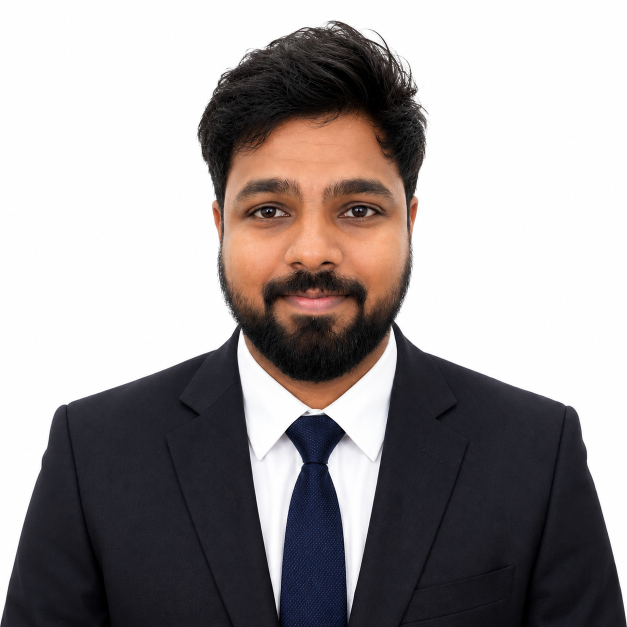
#> input picture portrait-source.png, 1254 x 1254 px (shown at 1/2 size)
$ python build_assets.py
#> lines starting #> are read from the running program, lines starting #| are printed output that depends on the picture; after the words box and inside, x2 and y2 are one past the last pixel; in counts of white or black regions, pixels touching at a corner belong together
#!/usr/bin/env python3
"""Generate web-ready imagery without exposing private portfolio data."""
from pathlib import Path
from PIL import Image, ImageDraw, ImageFont, ImageOps

ROOT = Path(__file__).resolve().parents[1]
SOURCE = ROOT / 'portrait-source.png'
WEBP = ROOT / 'portrait.webp'
SOCIAL = ROOT / 'social-preview.png'


def font(name: str, size: int) -> ImageFont.FreeTypeFont:
    directory = Path('/usr/share/fonts/truetype/dejavu')
    options = {
        'sans': 'DejaVuSans.ttf',
        'bold': 'DejaVuSans-Bold.ttf',
        'serif': 'DejaVuSerif.ttf',
    }
    return ImageFont.truetype(str(directory / options[name]), size)


def build() -> None:
    if not SOURCE.is_file():
        raise SystemExit('Missing portrait-source.png; cannot build portfolio image assets.')

    with Image.open(SOURCE) as loaded:
#> loaded is the input picture: PIL image 1254x1254 RGB; mean R, G, B 158.7, 153.3, 153.5
        portrait = loaded.convert('RGB')

    portrait.thumbnail((900, 900), Image.Resampling.LANCZOS)
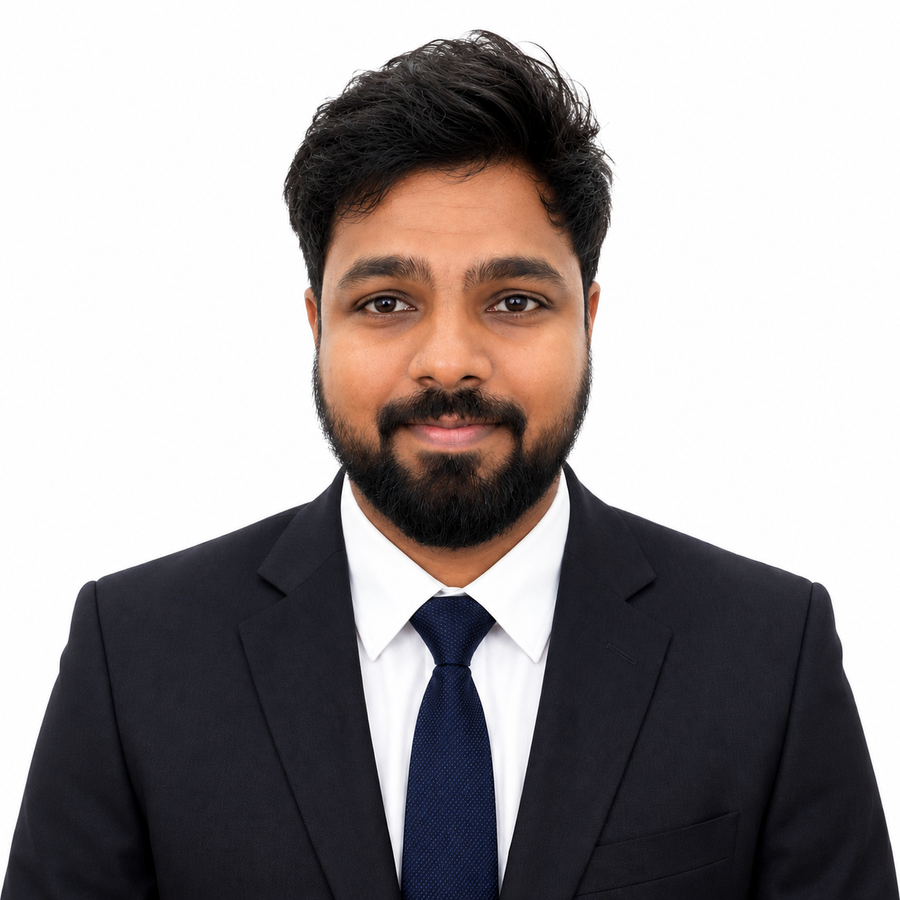
#> portrait: PIL image 900x900 RGB; mean R, G, B 158.7, 153.3, 153.5
    portrait.save(WEBP, 'WEBP', quality=83, method=6)

    card = Image.new('RGB', (1200, 630), '#173c35')
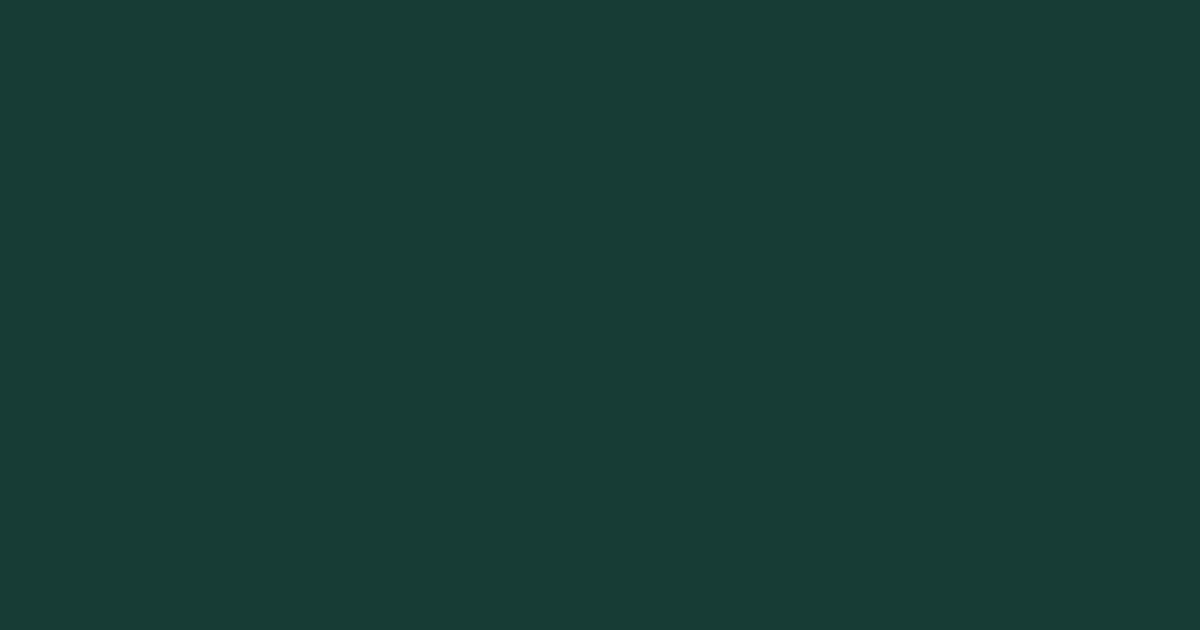
#> card: PIL image 1200x630 RGB; mean R, G, B 23, 60, 53
    draw = ImageDraw.Draw(card)
    draw.rounded_rectangle((16, 16, 1184, 614), radius=28, outline='#55756b', width=2)
    draw.rectangle((0, 0, 16, 630), fill='#d8f297')
    draw.rounded_rectangle((75, 77, 234, 113), radius=16, fill='#d8f297')
    draw.text((93, 84), 'PORTFOLIO', font=font('bold', 15), fill='#173c35')
    draw.text((76, 145), 'CHENTHAMIL', font=font('bold', 51), fill='#fffefa')
    draw.text((76, 211), 'SELVAN', font=font('bold', 65), fill='#fffefa')
    draw.line((78, 303, 665, 303), fill='#7f9c8f', width=2)
    draw.text((76, 334), 'BUSINESS ANALYSIS  /  CX TRANSFORMATION',
              font=font('bold', 18), fill='#d8f297')
    draw.text((76, 370), 'AI & AUTOMATION  /  PROJECT DELIVERY',
              font=font('bold', 18), fill='#d8f297')
    draw.text((76, 446), 'Turning customer friction into',
              font=font('serif', 24), fill='#f8f7f2')
    draw.text((76, 480), 'simpler, smarter operations.',
              font=font('serif', 24), fill='#f8f7f2')
    draw.text((76, 570), 'webbee1991.github.io/Thamil-s/',
              font=font('sans', 17), fill='#cedecc')

    # Retain the supplied portrait, framed in a light rounded card.
    draw.rounded_rectangle((762, 71, 1123, 555), radius=26, fill='#c9ddb0')
    draw.rounded_rectangle((749, 59, 1110, 543), radius=26, fill='#fffefa')
    visible = ImageOps.fit(portrait, (337, 459), method=Image.Resampling.LANCZOS,
                           centering=(0.5, 0.40))
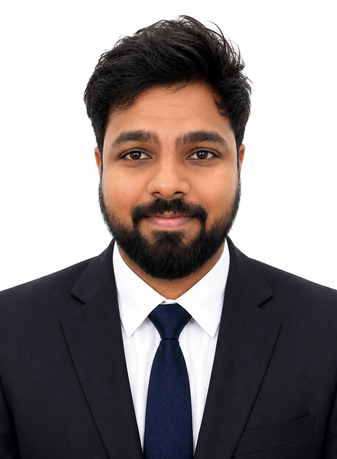
#> visible: PIL image 337x459 RGB; mean R, G, B 144.1, 136.7, 136.5
    mask = Image.new('L', (337, 459), 0)
#> mask: PIL image 337x459 L; every value is 0
    ImageDraw.Draw(mask).rounded_rectangle((0, 0, 336, 458), radius=17, fill=255)
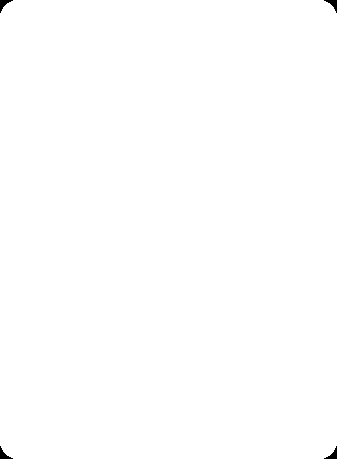
#> mask: PIL image 337x459 L; 99.8% white; 4 black regions, box (x1, y1, x2, y2) and area: (0, 0, 13, 13) 67, (324, 0, 337, 13) 67, (0, 446, 13, 459) 67, (324, 446, 337, 459) 67
    card.paste(visible, (761, 71), mask)
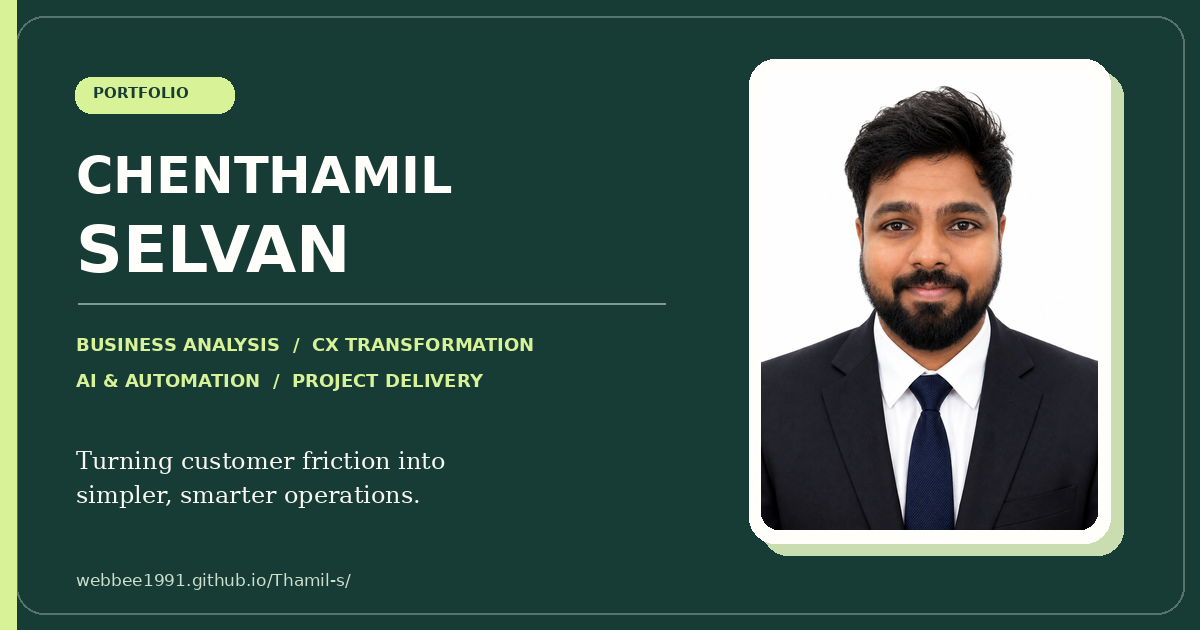
#> card: PIL image 1200x630 RGB; mean R, G, B 67.7, 93.2, 84.8

    card.save(SOCIAL, 'PNG', optimize=True)
    print(f'Portrait: {WEBP.name} ({WEBP.stat().st_size:,} bytes)')
    print(f'Social card: {SOCIAL.name} ({SOCIAL.stat().st_size:,} bytes)')


if __name__ == '__main__':
    build()
